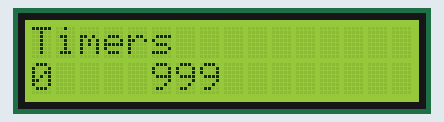
Recording of a sketch running on a simulated Arduino Uno, built with avr-gcc and run on an emulated ATmega328P. Parts: 16×2 character LCD.

Above: at 0.21 s.
At 5.02 s:
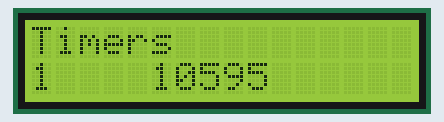
At 9.83 s:
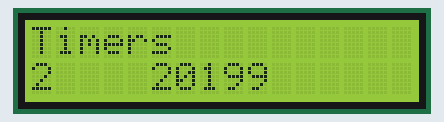
At 19.75 s:
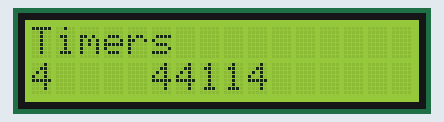
At 29.67 s:
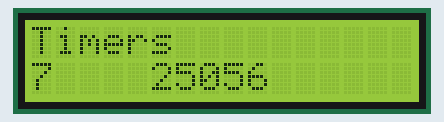
At 39.59 s:
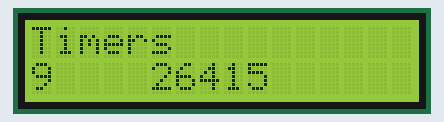

The sketch:

ex_1_basic_overflow.ino
```cpp
#include <avr/io.h>
#include <avr/interrupt.h>
#include <LiquidCrystal.h>

LiquidCrystal lcd(7, 6, 5, 4, 3, 2);
volatile int myVar;

void setup() {
  myVar = 0;

  //init Timer1
  cli(); // disable the global interrupts system in order to

  //setup the timers
  TCCR1A = 0; // SET TCCR1A and B to 0
  TCCR1B = 0; // timer set to Normal mode (WGMx3:0 = 0)
  TIMSK1 = (1 << TOIE1); //timer overflow interrupt enable

  //for timer 1
  //Set the prescaler to 1024
  // CPU freq. is 16 MHZ and Timer1 is on 16 bits
  // Counter increment at every dt = 1024 / (16 * 10^6) sec
  // Overflow event occurs at every: dt * 2^16 = 4.194 sec.
  TCCR1B |= (1 << CS10);
  TCCR1B |= (1 << CS12);

  lcd.begin(16, 2);
  lcd.print("Timers");
  sei(); // enable the global interrupts system
}

void loop() {
  lcd.setCursor(0, 1);
  lcd.print(myVar);
  lcd.setCursor(5, 1);
  lcd.print(TCNT1);
}

ISR(TIMER1_OVF_vect) {
  myVar = myVar + 1;
}
```
